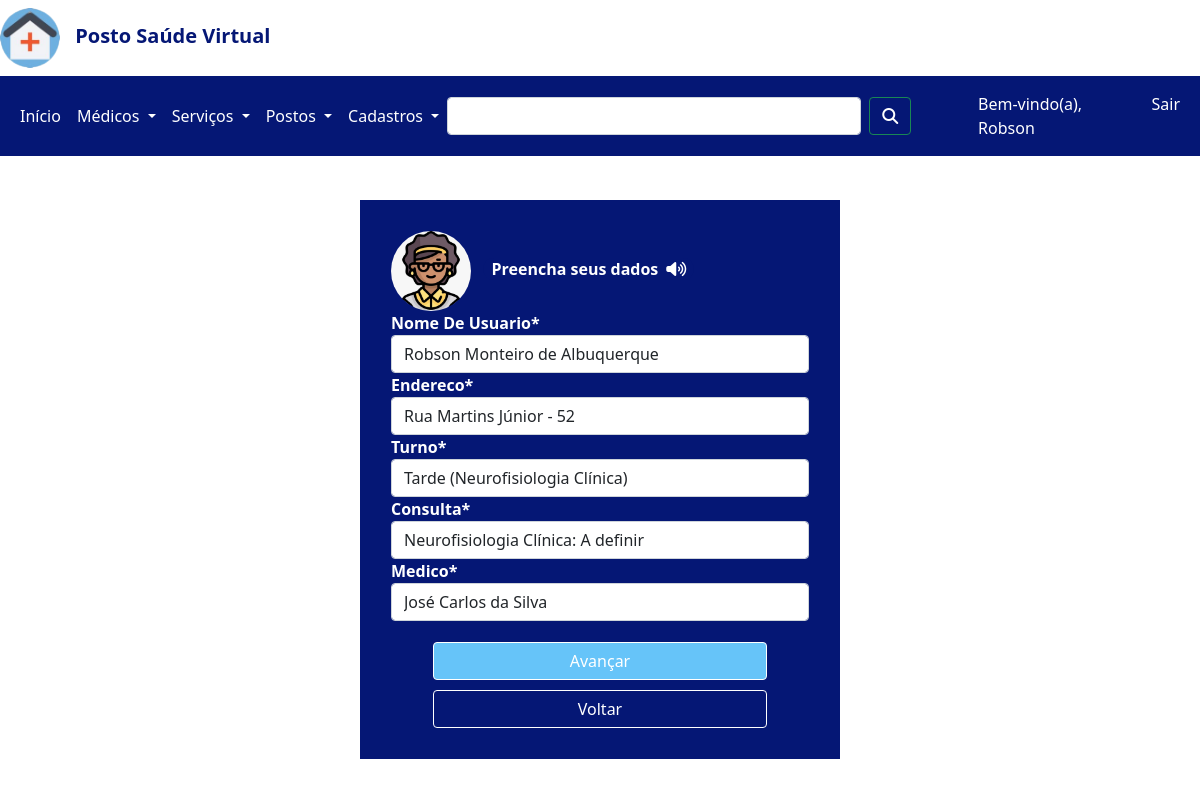
Screenshot of /cadastros/editar/agendamento/1 (signed in) with the database file from the repository.
### cadastros/models.py (models this page shows, shortened)
class Agendamento(models.Model):
    nome_De_Usuario = models.ForeignKey(Pessoa, on_delete=models.PROTECT)
    endereco = models.ForeignKey(Endereco, on_delete=models.PROTECT)
    turno = models.ForeignKey(AgendarConsulta, on_delete=models.PROTECT)
    consulta = models.ForeignKey(Consulta, on_delete=models.PROTECT)
    medico = models.ForeignKey(Medico, on_delete=models.PROTECT)

class Endereco(models.Model):
    endereco = models.CharField(verbose_name='Endereço' ,max_length=2560)
    num_Da_Residencia = models.CharField(verbose_name='Número da Residência', max_length=2)
    complemento = models.CharField(max_length=256)
    bairro = models.CharField(max_length=256)
    telefone = models.CharField(max_length=15, unique=True)
    cep = models.CharField(verbose_name='CEP', max_length=9)
    ponto_De_Referencia = models.TextField(verbose_name='Ponto de Referência', max_length=256)
    pessoa = models.ForeignKey(Pessoa, on_delete=models.PROTECT)
    def __str__(self):
        return "{} - {}".format(self.endereco, self.num_Da_Residencia)

class AgendarConsulta(models.Model):
    tipo_Da_Consulta = models.CharField(max_length=256, unique=True)
    turno = models.CharField(max_length=5)
    dia_Da_Semana = models.CharField(max_length=13)
    status = models.BooleanField(default=True)
    def __str__(self):
        return "{} ({})".format(self.turno, self.tipo_Da_Consulta)

### cadastros/views.py (the view)
# urls.py: path('editar/agendamento/<int:pk>', login_required(AgendamentoUpdateView.as_view()), name='editar-agendamento'),
class AgendamentoUpdateView(UpdateView):
    model = Agendamento
    form_class = AgendamentoForm
    success_url = '/'
    template_name = 'cadastros/agendamento.html'

### cadastros/forms.py
class AgendamentoForm(forms.ModelForm):
    class Meta:
        model = Agendamento
        fields = ('nome_De_Usuario', 'endereco', 'turno', 'consulta', 'medico')

### cadastros/models.py (called while the page is built)
    def __str__(self):
        return self.nome_Completo

    def __str__(self):
        return self.nome_Completo

    def __str__(self):
        return "{}: {}".format(self.tipo_Da_Consulta.tipo_Da_Consulta, self.descricao)

### cadastros/templates/cadastros/agendamento.html (shortened to what this page needs)
{% extends 'base.html' %}
{% load static %}
{% load crispy_forms_tags %}
{% block conteudo %}
<link rel="stylesheet" href="{% static 'css/agendamento.css' %}">
<body>
    <div class="cadastroUsuario">
        <div class="atendenteAg">
            <header class="header-atendente">
                <img class="atendente-img" src="{% static 'img/atendente.png' %}">
                <span><strong id="atendente-voice">&nbsp; Preencha seus dados<i class="fa-solid fa-volume-high" id="sound"></i></strong></span>
            </header>
        </div>
        <form method="post">
            {{ form|crispy}}
            <button class="btn btn-success" id="cadastrarUsuario" type="submit">Avançar</button>
        </form>
        <a href="javascript:history.back()"><button class="btn btn-success" id="cadastrarUsuario1" >Voltar</button></a>
    </div>
</body>
{% endblock %}

### templates/base.html (shortened to what this page needs)
{% load static %}
<!DOCTYPE html>
<html lang="pt-br">
<head>
    <link href="https://cdn.jsdelivr.net/npm/bootstrap@5.1.3/dist/css/bootstrap.min.css" rel="stylesheet">
    <link rel="stylesheet" href="https://cdn.jsdelivr.net/npm/bootstrap-icons@1.8.1/font/bootstrap-icons.css">
    <link rel="stylesheet" href="{% static 'css/base.css' %}">
</head>
<body>
  {% block menu %}
  <div class="cabecalho-logo">
    <header class="cabecalho">
      <img class="logo" src="{% static 'img/my-logo.png' %}">
      <span><strong>Posto Saúde Virtual</strong></span>
    </header>
  </div>
  <div class="menu">
    <nav class="navbar navbar-expand-lg">
      <div class="container-fluid">
        <div class="collapse navbar-collapse" id="navbarSupportedContent">
          <ul class="navbar-nav me-auto mb-2 mb-lg-0">
            <li class="nav-item">
              <a class="nav-link activate" aria-current="page" href="{% url 'pages:home' %}" id="first-menu">Início</a>
            </li>
            <li class="nav-item dropdown">
              <a class="nav-link dropdown-toggle" href="#" id="navbarDropdown" role="button" data-bs-toggle="dropdown" aria-expanded="false">
                Médicos
              </a>
            </li>
            <li class="nav-item dropdown">
              <a class="nav-link dropdown-toggle" href="#" id="navbarDropdown" role="button" data-bs-toggle="dropdown" aria-expanded="false">
                Serviços
              </a>
            </li>
            <li class="nav-item dropdown">
              <a class="nav-link dropdown-toggle" href="#" id="navbarDropdown" role="button" data-bs-toggle="dropdown" aria-expanded="false">
                Postos
              </a>
            </li>
            {% if user.is_authenticated %}
            <li class="nav-item dropdown">
              <a class="nav-link dropdown-toggle" href="#" id="navbarDropdown" role="button" data-bs-toggle="dropdown" aria-expanded="false">
                Cadastros
              </a>
            </li>
            {% endif %}
          </ul>
          <form class="d-flex">
            <input class="form-control me-2" type="search" aria-label="Search">
            <button class="btn btn-outline-success" type="submit"><i class="fa-solid fa-magnifying-glass"></i></button>
          </form>
          <ul class="navbar-nav me-auto mb-2 mb-lg-0">
            {% if user.is_authenticated %}
            <li class="nav-item">
              <a class="nav-link disabled" href="#" id="first-menu">Bem-vindo(a), {{ user.get_username }}</a>
            </li>
            <li class="nav-item">
              <a class="nav-link" href="{% url 'account_logout' %}" id="first-menu">Sair</a>
            </li>
            {% endif %}
          </ul>
        </div>
      </div>
    </nav>
  </div>
  {% endblock %}
  {% block conteudo %}
  {% endblock %}
</body>
</html>

### static/css/base.css (style rules this page uses)
.cabecalho { width: 23vw; color: #051775; font-size: 15pt; }
.logo { width: 5vw; border-radius: 100%; }
strong { margin-left: 0.5em; }
.cabecalho-logo { margin-top: 0.5em; }
.menu { margin-top: 0.5em; }
.navbar { background-color: #051775; }
#first-menu { color: #ffffff; }
#navbarDropdown { color: #ffffff; }
.d-flex { width: 40vw; margin-right: 5%; }
.btn { background: none; color: #ffffff; }

### static/css/agendamento.css (style rules this page uses)
.atendente-img { height: 10vh; border-radius: 100%; }
#atendente-voice { background-color: #051775; color: #ffffff; border-radius: 50px 50px 50px 50px; }
#sound { margin: 0.5em; }
.cadastroUsuario { position: absolute; width:40%; border: 1px solid #051775; padding: 30px 30px; top: 25%; left:30%; background-color: #051775; }
#cadastrarUsuario1 { margin-top: 10px; width: 80%; margin-left: 10%; background-color:#051775; border-color: white; }
form { background-color: #051775; }
label { color: white; font-weight: bold; }
input { width: 100%; background-color:white; }
#cadastrarUsuario { width: 80%; margin-left: 10%; background-color: #66C4F9; border-color: white; margin-top: 5%; }

### rows the page displays
Agendamento: nome_De_Usuario "Robson Monteiro de Albuquerque", consulta "Neurofisiologia Clínica: A definir", medico "José Carlos da Silva"
Endereco: endereco "Rua Martins Júnior - 52"
AgendarConsulta: turno "Tarde (Neurofisiologia Clínica)"

### other values shown
{{ user.get_username }} "Robson"
